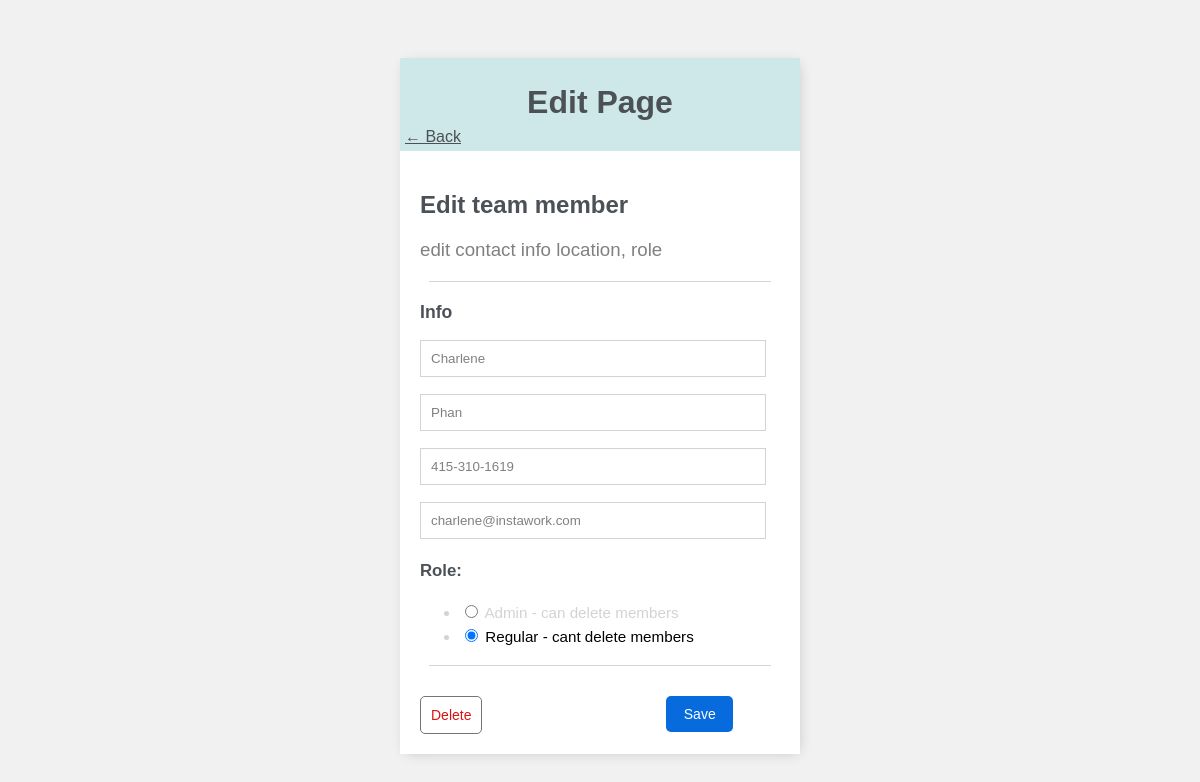
The app's page /member-edit/74/ with its own data.
### base/models.py (models this page shows, shortened)
class Member(models.Model):
    first = models.CharField(max_length=200)
    last = models.TextField(null=True)
    number = models.TextField(null=True)
    email = models.TextField(null=True)
    role = models.CharField(choices=[('admin', 'Admin - can delete members'), ('regular', 'Regular - cant delete members')], max_length=200, null=True)
    b = models.CharField(max_length=7, default='0000000', editable=False)
    created_at = models.DateTimeField( default=datetime.now())
    class Meta:
        ordering = ['created_at']

### base/views.py (the view)
# urls.py: path('member-edit/<int:pk>/', MemberEdit.as_view(), name='member-edit'),
class MemberEdit(UpdateView):
    template_name = 'base/member_edit.html'
    model = Member
    form_class = MemberForm
    success_url = reverse_lazy('members')

### base/templates/base/member_edit.html (shortened to what this page needs)
{% extends 'base/main.html' %}
{% block content %}
<div class="title-header">
    <h1>Edit Page</h1>
    <a href="{% url 'members' %}">&#8592; Back</a>
</div>
<div class="card-body">
    <h2>Edit team member</h2>
    <h3 class="text">edit contact info location, role</h3>
    <hr class="custom-hr">
    <h3 class="info">Info</h3>
    <form id="edit-form" method="POST" action="{% url 'member-edit' member.id %}">
        {{ form.as_p }}
        <hr class="custom-hr">
        <input class="savebutton2" type="submit" value="  Save  ">
    </form>
        <button class="deletebutton" type="button" onclick="document.getElementById('delete-form').submit()">Delete</button>
</div>
{% endblock content %}

### style/index.css (style rules this page uses)
body { background-color: #FAFAFA; font-family: 'Arial'; padding-top: 50px; font-weight: 100; }
h1, h2, h3, h4, h5, h6, a, p { color: #4b5156 }
a { font-weight: 400; }
h1 { margin-bottom: 0.2em; }
h3 { margin-top: 0.2em; font-weight: normal; }
body { background-color: #f1f1f1; }
input { outline: none; border: none; }
.text { color: gray; }
.title-header { padding:5px; background-color: rgba(206, 231, 233, 0.979); color: rgb(0, 0, 0); }
.title-header h1 { text-align: center; }
input[type=text], input[type=password], textarea { border: 1px solid lightgray; padding: 10px; width: 90%; }
.savebutton2 { border: none; background-color: #076bdd; color: white; padding: 10px; font-size: 14px; border-radius: 5px; cursor: pointer; text-decoration: none; text-align: center; margin-top: 10px; position: absolute; left: 55.5%; }
.deletebutton { border: 1px solid #757575; background-color: #FFF; color: #db1212; padding: 10px; font-size: 14px; border-radius: 5px; cursor: pointer; text-decoration: none; margin-top: 10px; }
.card-body { padding: 20px; }
.form-field { margin-bottom: 1px; color:rgb(128, 128, 128) }
.custom-hr { border: none; height: 1px; background-color: lightgray; margin: 20px auto; width: 95%; max-width: 800px; }
label { font-size: 1.05em; padding-top: 5px !important; display: block; font-weight: 600; }
.role-select { font-size: 1em !important; }
.role-select label { font-size: 0.95em; font-weight: 400; }
.info { font-size: 1.10em; font-weight: 600; }
#id_role { color: lightgray; }
.bold { color:black; }

### records on screen
Member: first "Charlene", last "Phan", number "415-310-1619", email "charlene@instawork.com", role "☐ Role: ☑ Regular - cant delete members"
